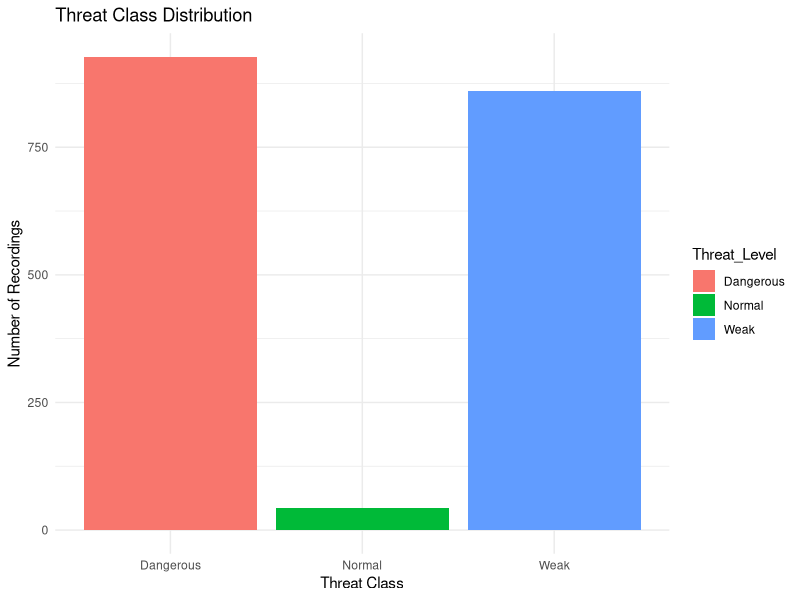
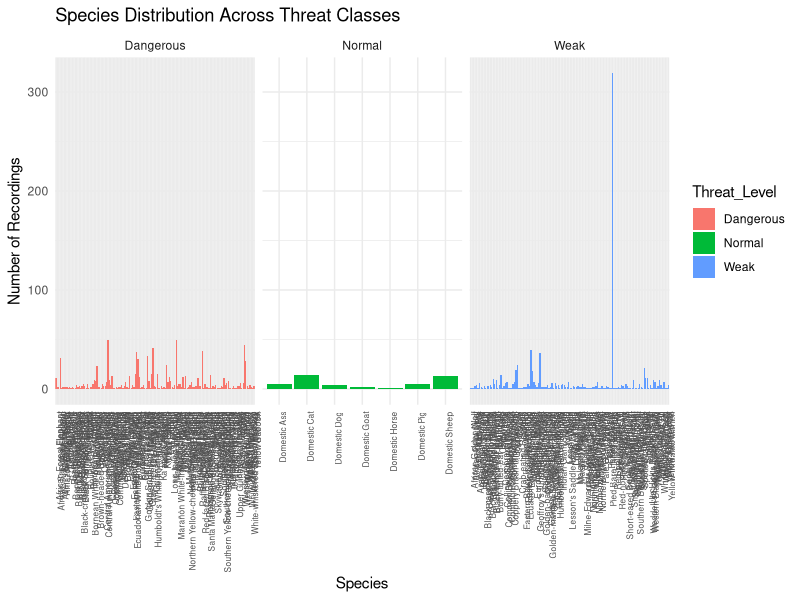
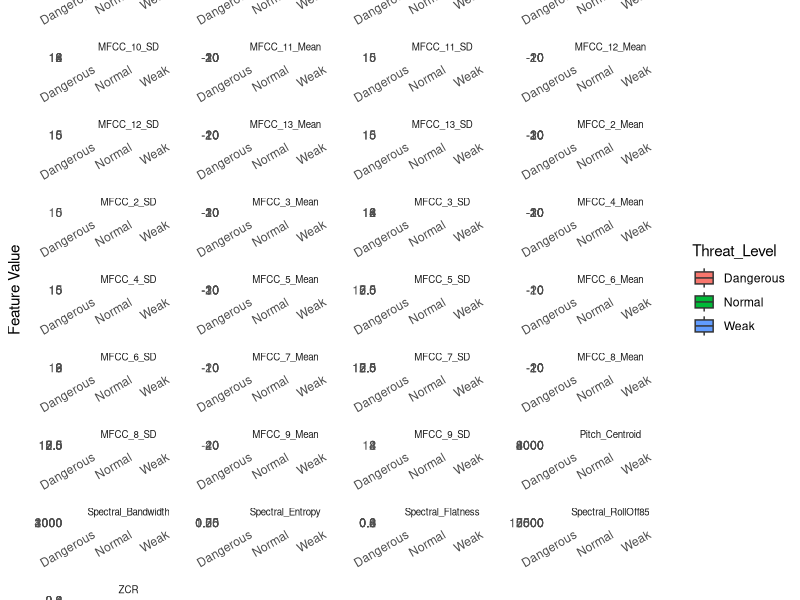
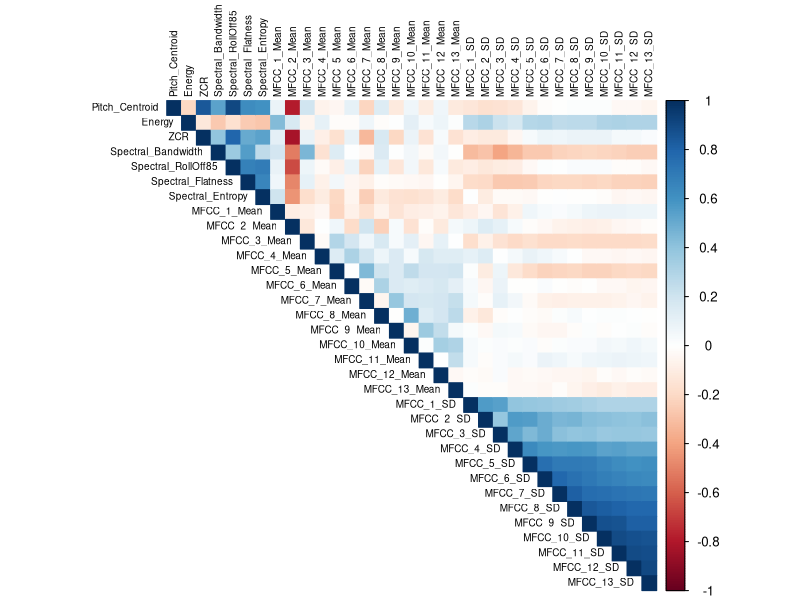

The R script that drew these images, in order:

# ============================================================
# THREAT DATA ANALYSIS
# Objective: Investigate poor Normal class classification
# ============================================================

# Import required libraries
library(ggplot2)
library(dplyr)
library(tidyr)
library(corrplot)

# ============================================================
# 1. LOAD TRAINING DATA
# ============================================================

data <- read.csv(
  "Data_Processed/Common_Splits/Threat_train.csv"
)

# Create output folder
output_dir <- "Data_Processed/Threat_Analysis"

dir.create(
  output_dir,
  showWarnings = FALSE,
  recursive = TRUE
)

# Select acoustic features
feature_cols <- c(
  "Pitch_Centroid",
  "Energy",
  "ZCR",
  "Spectral_Bandwidth",
  "Spectral_RollOff85",
  "Spectral_Flatness",
  "Spectral_Entropy",
  paste0("MFCC_", 1:13, "_Mean"),
  paste0("MFCC_", 1:13, "_SD")
)

features <- data[, feature_cols]

data$Threat_Level <- factor(
  data$Threat_Level,
  levels = c("Dangerous", "Normal", "Weak")
)

cat("Total training records:", nrow(data), "\n")


# ============================================================
# 2. CLASS DISTRIBUTION
# ============================================================

class_distribution <- as.data.frame(
  table(data$Threat_Level)
)

colnames(class_distribution) <- c(
  "Threat_Level", "Count"
)

print(class_distribution)

# Save class distribution
write.csv(
  class_distribution,
  file.path(output_dir, "class_distribution.csv"),
  row.names = FALSE
)

# Visualize class distribution
p1 <- ggplot(
  class_distribution,
  aes(x = Threat_Level, y = Count, fill = Threat_Level)
) +
  geom_col() +
  labs(
    title = "Threat Class Distribution",
    x = "Threat Class",
    y = "Number of Recordings"
  ) +
  theme_minimal()

ggsave(
  file.path(output_dir, "class_distribution.png"),
  p1,
  width = 7,
  height = 5
)


# ============================================================
# 3. SPECIES DISTRIBUTION IN EACH CLASS
# ============================================================

species_distribution <- data %>%
  group_by(Threat_Level, Species) %>%
  summarise(
    Recordings = n(),
    .groups = "drop"
  ) %>%
  arrange(Threat_Level, desc(Recordings))

print(species_distribution)

write.csv(
  species_distribution,
  file.path(output_dir, "species_distribution.csv"),
  row.names = FALSE
)

# Visualize species distribution
p2 <- ggplot(
  species_distribution,
  aes(x = Species, y = Recordings, fill = Threat_Level)
) +
  geom_col() +
  facet_wrap(~Threat_Level, scales = "free_x") +
  labs(
    title = "Species Distribution Across Threat Classes",
    x = "Species",
    y = "Number of Recordings"
  ) +
  theme_minimal() +
  theme(
    axis.text.x = element_text(
      angle = 90,
      hjust = 1,
      size = 6
    )
  )

ggsave(
  file.path(output_dir, "species_distribution.png"),
  p2,
  width = 14,
  height = 8
)


# ============================================================
# 4. AVERAGE ACOUSTIC FEATURES PER CLASS
# ============================================================

mean_features <- data %>%
  group_by(Threat_Level) %>%
  summarise(
    across(
      all_of(feature_cols),
      ~ mean(.x, na.rm = TRUE)
    ),
    .groups = "drop"
  )

print(mean_features)

write.csv(
  mean_features,
  file.path(output_dir, "mean_features.csv"),
  row.names = FALSE
)


# ============================================================
# 5. FEATURE DISTRIBUTION COMPARISON
# ============================================================

# Convert feature data into long format
feature_long <- data %>%
  select(Threat_Level, all_of(feature_cols)) %>%
  pivot_longer(
    cols = all_of(feature_cols),
    names_to = "Feature",
    values_to = "Value"
  )

# Create boxplots
p3 <- ggplot(
  feature_long,
  aes(x = Threat_Level, y = Value, fill = Threat_Level)
) +
  geom_boxplot(outlier.alpha = 0.4) +
  facet_wrap(~Feature, scales = "free", ncol = 4) +
  labs(
    title = "Acoustic Feature Distribution Across Threat Classes",
    x = "Threat Class",
    y = "Feature Value"
  ) +
  theme_minimal() +
  theme(
    axis.text.x = element_text(angle = 30, hjust = 1),
    strip.text = element_text(size = 7)
  )

ggsave(
  file.path(output_dir, "feature_boxplots.png"),
  p3,
  width = 16,
  height = 18
)


# ============================================================
# 6. NORMAL CLASS FEATURE STATISTICS
# ============================================================

normal_data <- data %>%
  filter(Threat_Level == "Normal")

normal_statistics <- data.frame(
  Feature = feature_cols,
  Mean = sapply(normal_data[, feature_cols], mean, na.rm = TRUE),
  SD = sapply(normal_data[, feature_cols], sd, na.rm = TRUE),
  Minimum = sapply(normal_data[, feature_cols], min, na.rm = TRUE),
  Maximum = sapply(normal_data[, feature_cols], max, na.rm = TRUE)
)

print(normal_statistics)

write.csv(
  normal_statistics,
  file.path(output_dir, "normal_class_statistics.csv"),
  row.names = FALSE
)


# ============================================================
# 7. CORRELATION BETWEEN ACOUSTIC FEATURES
# ============================================================

correlation_matrix <- cor(
  features,
  use = "pairwise.complete.obs"
)

png(
  file.path(output_dir, "feature_correlation.png"),
  width = 1200,
  height = 1000
)

corrplot(
  correlation_matrix,
  method = "color",
  type = "upper",
  tl.cex = 0.6,
  tl.col = "black"
)

dev.off()

# Save correlation matrix
write.csv(
  correlation_matrix,
  file.path(output_dir, "feature_correlation.csv")
)


# ============================================================
# 8. DETECT NORMAL CLASS OUTLIERS
# ============================================================

# Standardize using training data statistics
scaled_features <- scale(features)

normal_scaled <- scaled_features[
  data$Threat_Level == "Normal",
  ,
  drop = FALSE
]

# Calculate distance from Normal class mean
normal_center <- colMeans(
  normal_scaled,
  na.rm = TRUE
)

normal_distances <- sqrt(
  rowSums(
    sweep(
      normal_scaled,
      2,
      normal_center,
      "-"
    )^2
  )
)

# Identify records beyond mean + 2 SD distance
outlier_limit <- mean(normal_distances) +
  2 * sd(normal_distances)

outlier_indices <- which(
  normal_distances > outlier_limit
)

normal_outliers <- normal_data[
  outlier_indices,
  ,
  drop = FALSE
]

cat("\nNormal class outlier count:",
    length(outlier_indices), "\n")

print(normal_outliers)

write.csv(
  normal_outliers,
  file.path(output_dir, "normal_class_outliers.csv"),
  row.names = FALSE
)


# ============================================================
# 9. FINAL SUMMARY
# ============================================================

cat("\n====================================\n")
cat("THREAT DATA ANALYSIS COMPLETED!\n")
cat("====================================\n")

cat("Total records:", nrow(data), "\n")
cat("Normal records:", nrow(normal_data), "\n")
cat("Number of acoustic features:", length(feature_cols), "\n")

cat("\nOutput saved in:", output_dir, "\n")
